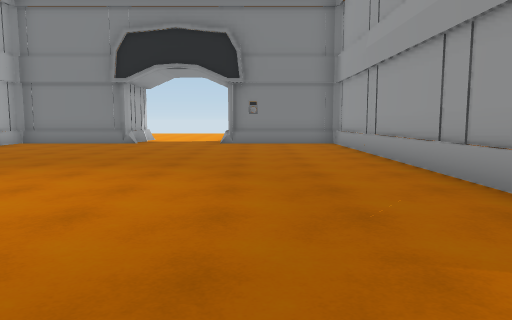
[1] (above)

16 first-person views from a walk through a Unity game level. The camera is 1.3 m above the floor, tilts 6° down and sees 70° across. The floor is counted in squares, 2 m on a side. Each view is taken from the middle of a square. On the plan, view 1 faces up. The plan holds only what a view shows up to about 11 squares ahead; the rest is blank. The place goes on beyond the plan. The player is left out. Door leaves are left out, so doorways stand open. Some surface patterns are stand-ins.

[2]
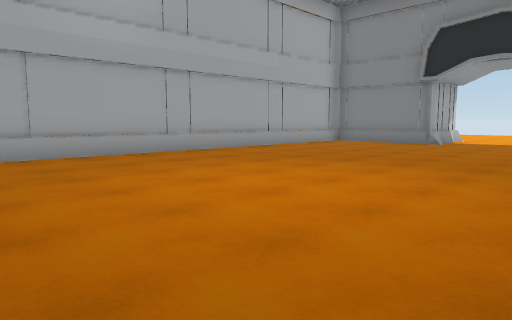

[3]
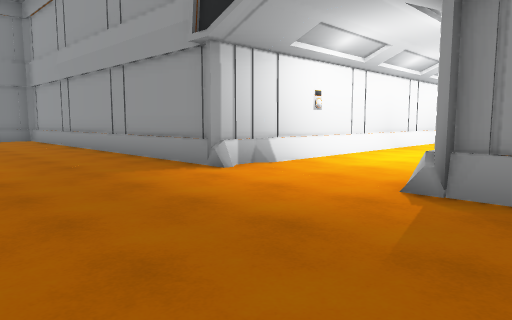

[4]
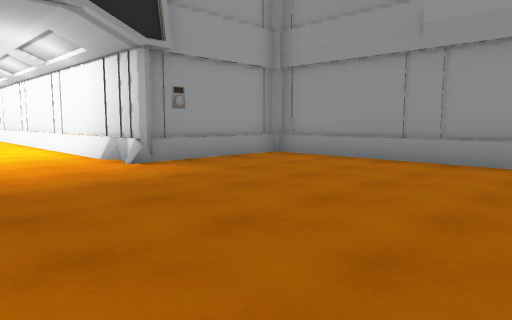

[5]
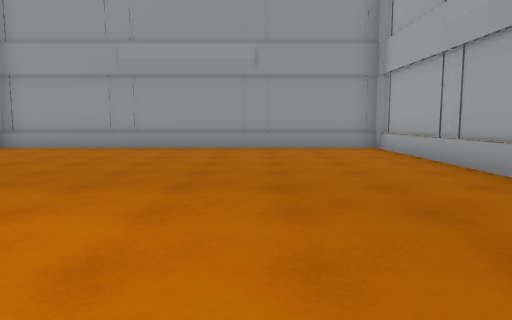

[6]
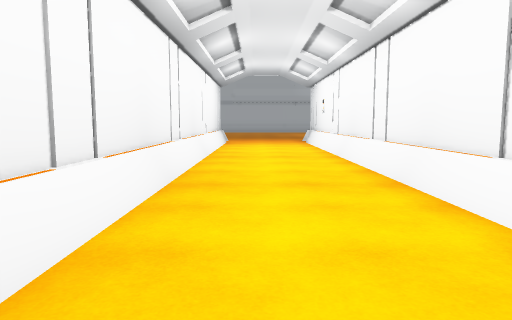

[7]
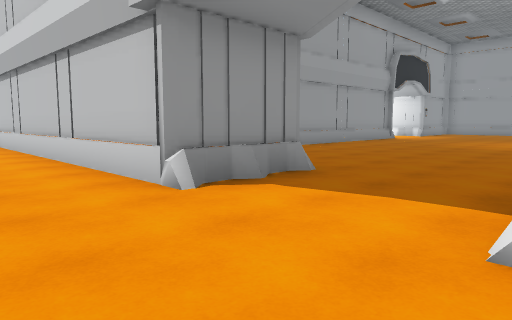

[8]
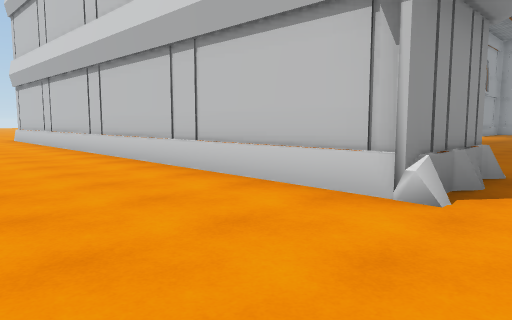

[9]
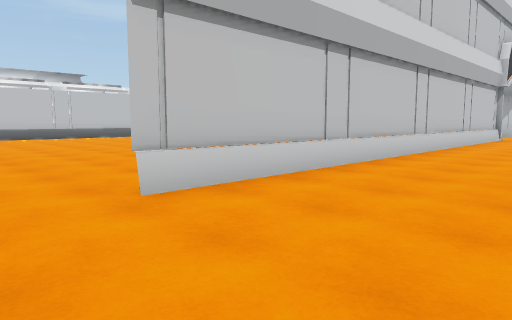

[10]
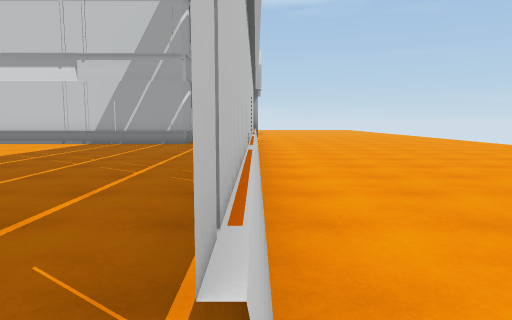

[11]
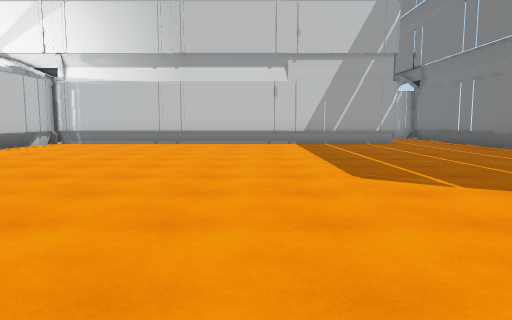

[12]
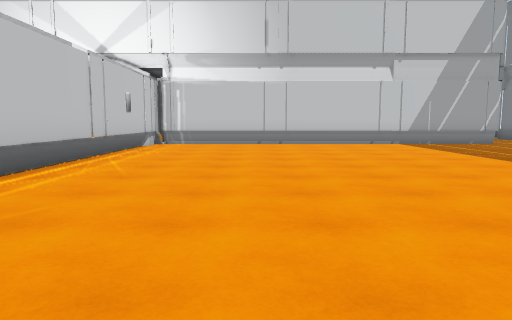

[13]
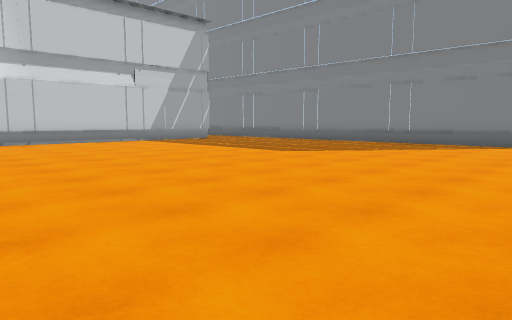

[14]
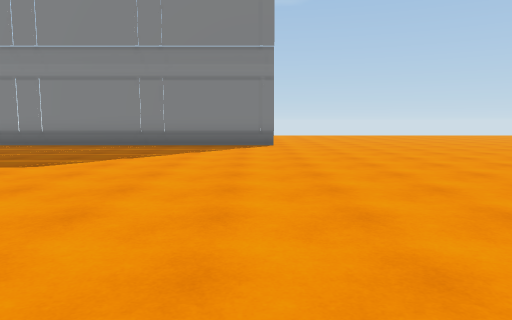

[15]
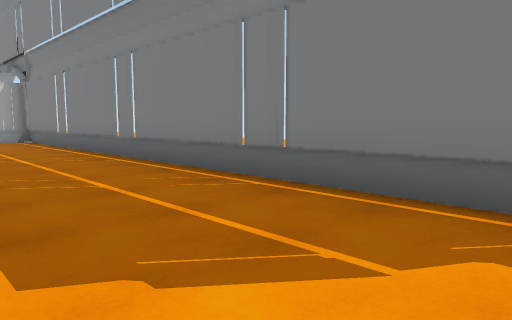

[16]
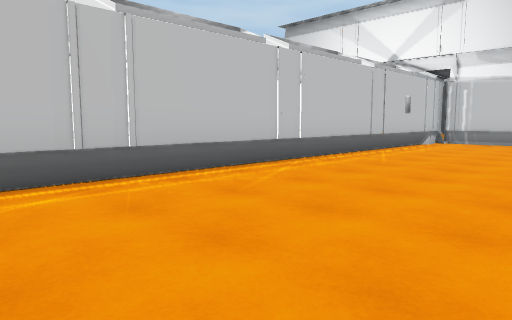

### Floor plan
Ten units are one square. View 1 is at (0, 0); x grows to the right and y downward. Boxes are objects, and circles mark ways between rooms. Rooms are numbered by the first view taken in them; rooms with no view inside come last. Other rooms are left out.
<svg viewBox="-76 -175 226 231">
<path fill="none" stroke="#000" d="M25 -12 25 -110 -10 -110M-38 -110 -71 -110 -71 51 25 51 25 18M145 -12 25 -12M25 18 145 18M145 -10 31 -10M33 16 145 16M-10 -129 125 -129M-8 -110 -8 -129M-10 -110 -10 -129M25 -110 25 -12 134 -12M125 -129 -8 -129 -8 -123M32 -10 134 -10"/>
<circle cx="30" cy="5" r="3" fill="#2a7"/>
<circle cx="-25" cy="-115" r="3" fill="#2a7"/>
<circle cx="135" cy="-130" r="3" fill="#2a7"/>
<text x="-20" y="-30">1</text>
<text x="90" y="0">2</text>
<text x="-10" y="-170">3</text>
<text x="80" y="-70">4</text>
</svg>
Room 1 opens to room 2. Room 1 opens to room 3. Room 3 opens to room 4.

Where each view was taken, in squares from view 1:
view 1: 0 up, 0 right, facing up
view 2: 0 up, 0 right, facing up-left
view 3: 3 down, 1 left, facing up-right
view 4: 1 up, 3 left, facing down-right
view 5: 4 up, 4 left, facing down
view 6: 0 up, 4 right, facing right
view 7: 15 up, 4 left, facing down-right
view 8: 16 up, 2 left, facing down-right
view 9: 16 up, 14 right, facing down-left
view 10: 13 up, 13 right, facing left
view 11: 7 up, 13 right, facing left
view 12: 4 up, 13 right, facing left
view 13: 2 up, 14 right, facing up-left
view 14: 3 up, 12 right, facing up
view 15: 10 up, 12 right, facing up-left
view 16: 5 up, 14 right, facing down-left
